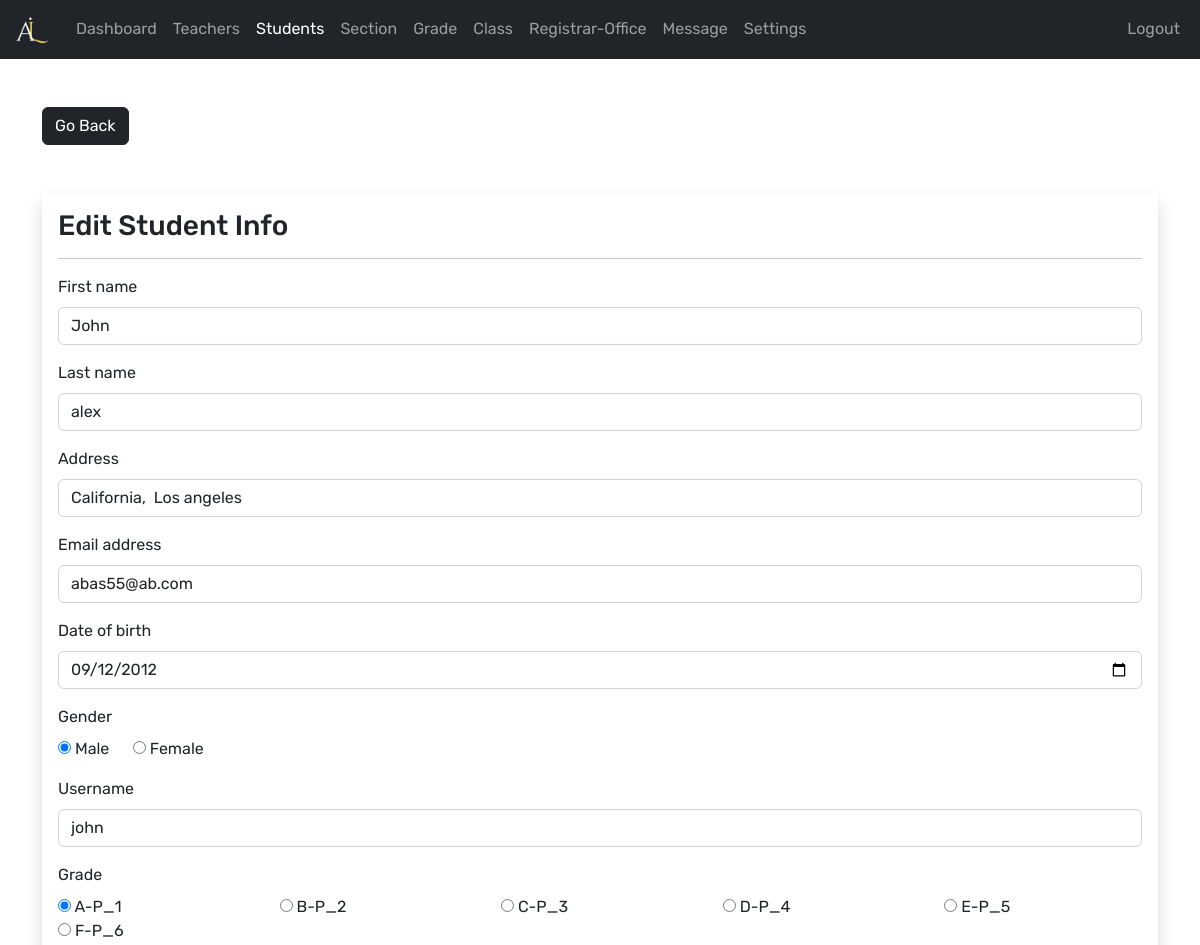
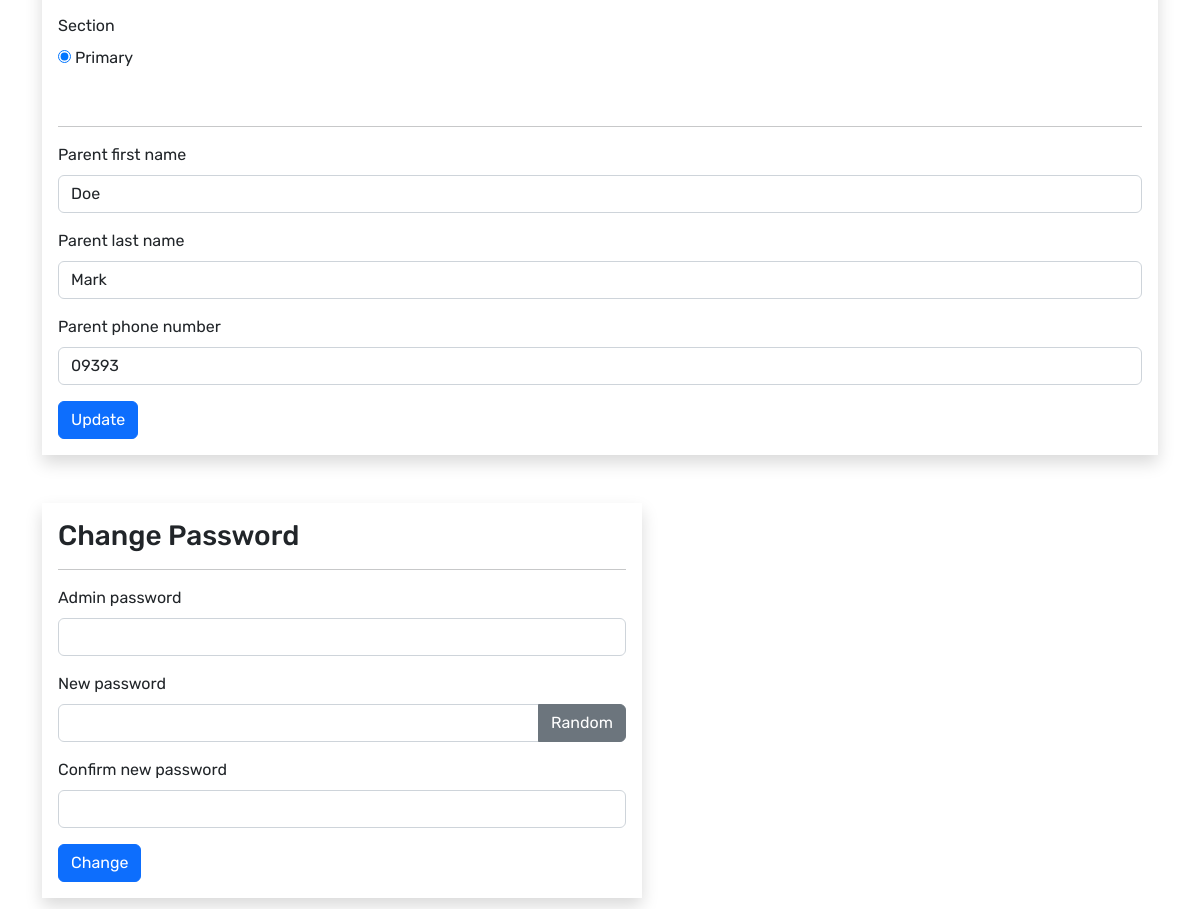
Screenshot of /admin/student-edit.php?student_id=1 (signed in) with the database file from the repository (2 pictures, top to bottom).
### tables this page shows
CREATE TABLE IF NOT EXISTS `students` (
  `student_id` int(11) NOT NULL AUTO_INCREMENT,
  `username` varchar(127) NOT NULL,
  `password` varchar(255) NOT NULL,
  `fname` varchar(127) NOT NULL,
  `lname` varchar(255) NOT NULL,
  `grade` int(11) NOT NULL,
  `section` int(11) NOT NULL,
  `address` varchar(31) NOT NULL,
  `gender` varchar(7) NOT NULL,
  `email_address` varchar(255) NOT NULL,
  `date_of_birth` date NOT NULL,
  `date_of_joined` timestamp NULL DEFAULT current_timestamp(),
  `parent_fname` varchar(127) NOT NULL,
  `parent_lname` varchar(127) NOT NULL,
  `parent_phone_number` varchar(31) NOT NULL,
  PRIMARY KEY (`student_id`),
  UNIQUE KEY `username` (`username`)
);

CREATE TABLE IF NOT EXISTS `grades` (
  `grade_id` int(11) NOT NULL AUTO_INCREMENT,
  `grade` varchar(31) NOT NULL,
  `grade_code` varchar(7) NOT NULL,
  PRIMARY KEY (`grade_id`)
);

CREATE TABLE IF NOT EXISTS `section` (
  `section_id` int(11) NOT NULL AUTO_INCREMENT,
  `section` varchar(7) NOT NULL,
  PRIMARY KEY (`section_id`)
);

### admin/data/student.php (called while the page is built, shortened)
<?php
function getStudentById($id, $conn){
   $sql = "SELECT * FROM students
           WHERE student_id=?";
   $stmt = $conn->prepare($sql);
   $stmt->execute([$id]);
   if ($stmt->rowCount() == 1) {
     $student = $stmt->fetch();
     return $student;
   }else {
    return 0;
   }
}

### admin/data/grade.php (called while the page is built, shortened)
<?php
function getAllGrades($conn){
   $sql = "SELECT * FROM grades";
   $stmt = $conn->prepare($sql);
   $stmt->execute();
   if ($stmt->rowCount() >= 1) {
     $grades = $stmt->fetchAll();
     return $grades;
   }else {
    return 0;
   }
}

### admin/data/section.php (called while the page is built, shortened)
<?php
function getAllSections($conn){
   $sql = "SELECT * FROM section";
   $stmt = $conn->prepare($sql);
   $stmt->execute();
   if ($stmt->rowCount() >= 1) {
     $sections = $stmt->fetchAll();
     return $sections;
   }else {
    return 0;
   }
}

### admin/student-edit.php (the view, shortened to what this page needs)
<?php
if (isset($_SESSION['admin_id']) &&
    isset($_SESSION['role'])     &&
    isset($_GET['student_id'])) {
    if ($_SESSION['role'] == 'Admin') {
      include "../db_connect.php";
       include "data/grade.php";
       include "data/student.php";
       include "data/section.php";
       $grades = getAllGrades($conn);
       $sections = getAllsections($conn);
       $student_id = $_GET['student_id'];
       $student = getStudentById($student_id, $conn);
 ?>
<!DOCTYPE html>
<html lang="en">
<head>
	<link rel="stylesheet" href="https://cdn.jsdelivr.net/npm/bootstrap@5.2.0/dist/css/bootstrap.min.css">
	<link rel="stylesheet" href="../css/style.css">
  <link rel="stylesheet" href="https://cdnjs.cloudflare.com/ajax/libs/font-awesome/4.7.0/css/font-awesome.min.css">
</head>
<body>
    <?php
        include "inc/navbar.php";
     ?>
     <div class="container mt-5">
        <a href="student.php"
           class="btn btn-dark">Go Back</a>
        <form method="post"
              class="shadow p-3 mt-5"
              action="req/student-edit.php">
        <h3>Edit Student Info</h3><hr>
        <div class="mb-3">
          <label class="form-label">First name</label>
          <input type="text"
                 class="form-control"
                 value="<?=$student['fname']?>"
                 name="fname">
        </div>
        <div class="mb-3">
          <label class="form-label">Last name</label>
          <input type="text"
                 class="form-control"
                 value="<?=$student['lname']?>"
                 name="lname">
        </div>
        <div class="mb-3">
          <label class="form-label">Address</label>
          <input type="text"
                 class="form-control"
                 value="<?=$student['address']?>"
                 name="address">
        </div>
        <div class="mb-3">
          <label class="form-label">Email address</label>
          <input type="text"
                 class="form-control"
                 value="<?=$student['email_address']?>"
                 name="email_address">
        </div>
        <div class="mb-3">
          <label class="form-label">Date of birth</label>
          <input type="date"
                 class="form-control"
                 value="<?=$student['date_of_birth']?>"
                 name="date_of_birth">
        </div>
        <div class="mb-3">
          <label class="form-label">Gender</label><br>
          <input type="radio"
                 value="Male"
                 <?php if($student['gender'] == 'Male') echo 'checked';  ?>
                 name="gender"> Male
                 &nbsp;&nbsp;&nbsp;&nbsp;
          <input type="radio"
                 value="Female"
                 <?php if($student['gender'] == 'Female') echo 'checked';  ?>
                 name="gender"> Female
        </div>
        <div class="mb-3">
          <label class="form-label">Username</label>
          <input type="text"
                 class="form-control"
                 value="<?=$student['username']?>"
                 name="username">
        </div>
        <div class="mb-3">
          <label class="form-label">Grade</label>
          <div class="row row-cols-5">
            <?php
            $grade_ids = str_split(trim($student['grade']));
            foreach ($grades as $grade){
              $checked =0;
              foreach ($grade_ids as $grade_id ) {
                if ($grade_id == $grade['grade_id']) {
                   $checked =1;
                }
              }
            ?>
            <div class="col">
              <input type="radio"
                     name="grade"
                     <?php if($checked) echo "checked"; ?>
                     value="<?=$grade['grade_id']?>">
                     <?=$grade['grade_code']?>-<?=$grade['grade']?>
            </div>
            <?php } ?>
          </div>
        </div>
        <div class="mb-3">
          <label class="form-label">Section</label>
          <div class="row row-cols-5">
            <?php
            $section_ids = str_split(trim($student['section']));
            foreach ($sections as $section){
              $checked =0;
              foreach ($section_ids as $section_id ) {
                if ($section_id == $section['section_id']) {
                   $checked =1;
                }
              }
            ?>
            <div class="col">
              <input type="radio"
                     name="section"
                     <?php if($checked) echo "checked"; ?>
                     value="<?=$section['section_id']?>">
                     <?=$section['section']?>
            </div>
            <?php } ?>
          </div>
        </div>
        <br><hr>
        <div class="mb-3">
          <label class="form-label">Parent first name</label>
          <input type="text"
                 class="form-control"
                 value="<?=$student['parent_fname']?>"
                 name="parent_fname">
        </div>
        <div class="mb-3">
          <label class="form-label">Parent last name</label>
          <input type="text"
                 class="form-control"
                 value="<?=$student['parent_lname']?>"
                 name="parent_lname">
        </div>
        <div class="mb-3">
          <label class="form-label">Parent phone number</label>
          <input type="text"
                 class="form-control"
                 value="<?=$student['parent_phone_number']?>"
                 name="parent_phone_number">
        </div>
      <button type="submit"
              class="btn btn-primary">
              Update</button>
     </form>
     <form method="post"
              class="shadow p-3 my-5 form-w"
              action="req/student-change.php"
              id="change_password">
        <h3>Change Password</h3><hr>
       <div class="mb-3">
            <div class="mb-3">
            <label class="form-label">Admin password</label>
                <input type="password"
                       class="form-control"
                       name="admin_pass">
          </div>
            <label class="form-label">New password </label>
            <div class="input-group mb-3">
                <input type="text"
                       class="form-control"
                       name="new_pass"
                       id="passInput">
                <button class="btn btn-secondary"
                        id="gBtn">
                        Random</button>
            </div>
          </div>
          <div class="mb-3">
            <label class="form-label">Confirm new password  </label>
                <input type="text"
                       class="form-control"
                       name="c_new_pass"
                       id="passInput2">
          </div>
          <button type="submit"
              class="btn btn-primary">
              Change</button>
        </form>
     </div>
</body>
</html>
<?php
  }else {
    header("Location: student.php");
    exit;
  }
}else {
	header("Location: student.php");
	exit;
}
?>

### css/style.css (style rules this page uses)
:root { --primary: #130d2c; --light: #fff; --warning: #96405b; }
* { margin: 0; padding: 0; }
body { font-family: 'Rubik', sans-serif; }
a { text-decoration: none !important; }
.form-w { max-width: 600px; width: 100%; }

### rows the page displays
students: fname "John", lname "alex", address "California, Los angeles", email_address "abas55@ab.com", date_of_birth "09/12/2012", gender "☑", username "john", grade "☑", section "☑", parent_fname "Doe", parent_lname "Mark", parent_phone_number "09393"
grades: grade_code "A", grade "P_1"
grades: grade_code "B", grade "P_2"
grades: grade_code "C", grade "P_3"
grades: grade_code "D", grade "P_4"
grades: grade_code "E", grade "P_5"
grades: grade_code "F", grade "P_6"
section: section "Primary"
